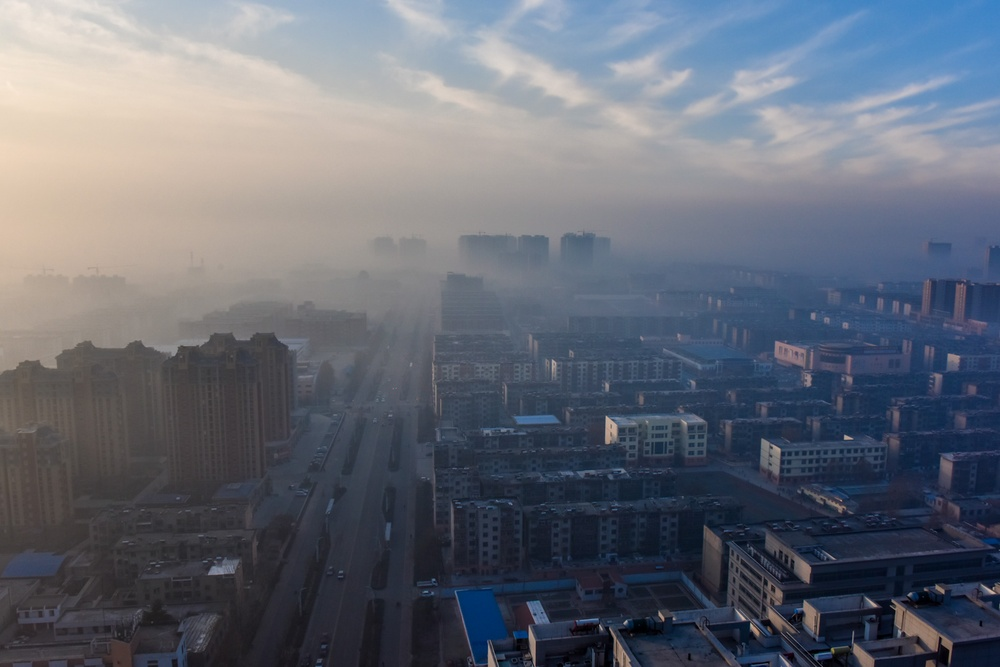
%> input picture Exp3 暗通道先验去雾/21312274 应一凡 图像处理实验三/fog/fog3.jpg, 1000 x 667 px, shrunk from 1620 x 1080 before the run
$ octave second.m   (GNU Octave 9; MATLAB toolbox functions it lacks are replaced by stand-ins)
%> lines starting %> are read from the running program, lines starting %| are printed output that depends on the picture
clc;clear;close all;

%实验二:图像增强技术
image_folder=fullfile(pwd,'fog');
img=imread(strcat(image_folder,'\fog3.jpg'));
%> img is the input picture: size 667x1000x3 uint8; mean R, G, B 101.8, 106.7, 117.9
img_g=rgb2gray(img); %灰度化
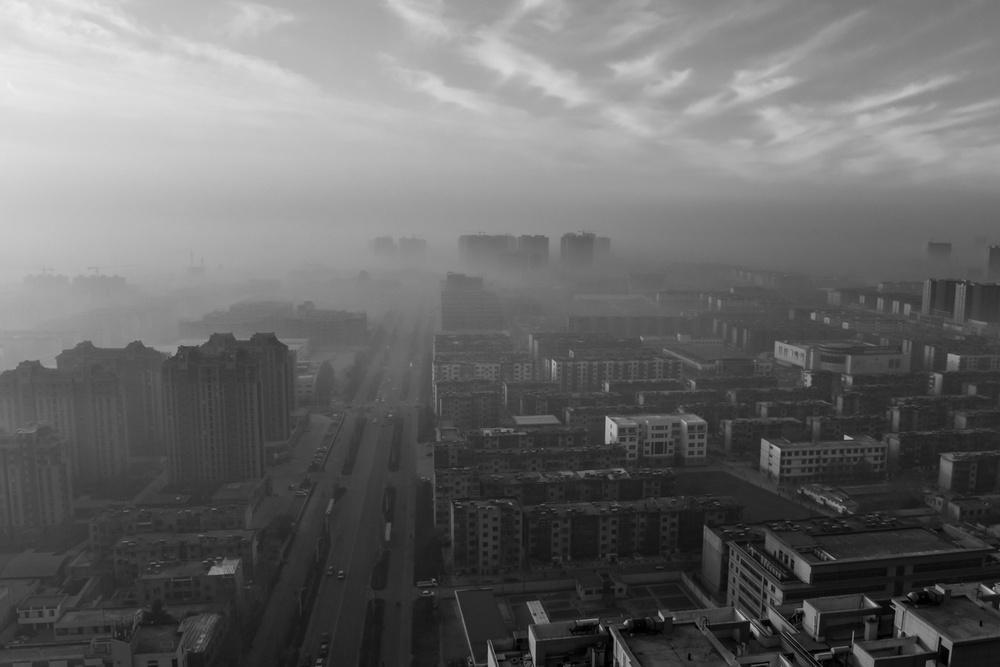
%> img_g: size 667x1000 uint8; min 0, max 238, mean 106.5
%imshow(img_g);
%% 直方图均衡化
img1=histeq(img_g);
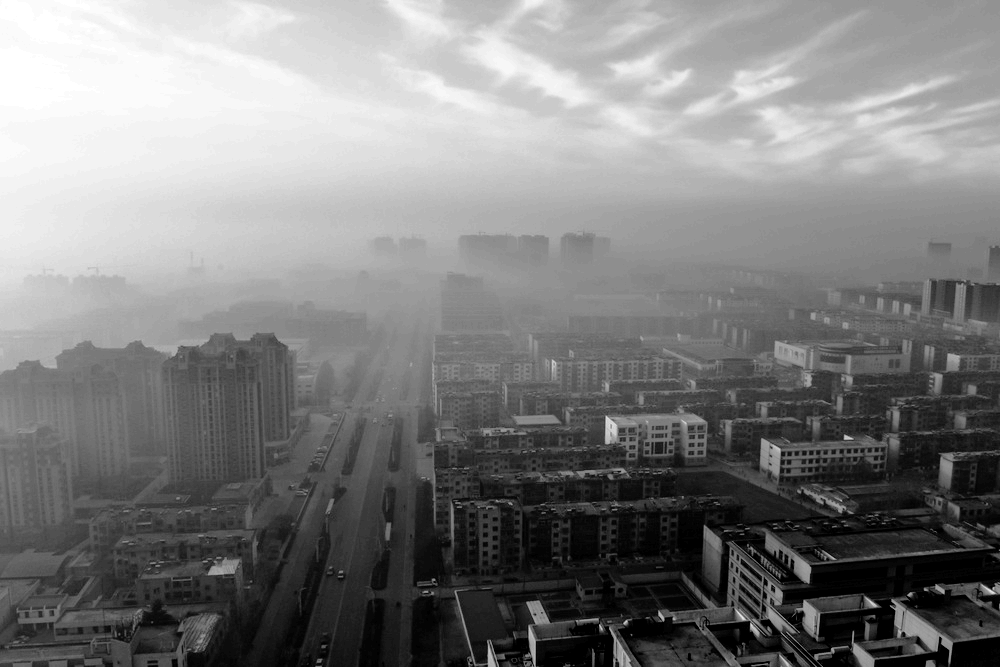
%> img1: size 667x1000 uint8; min 0, max 255, mean 126.3
figure();
imshow([img_g,img1]);
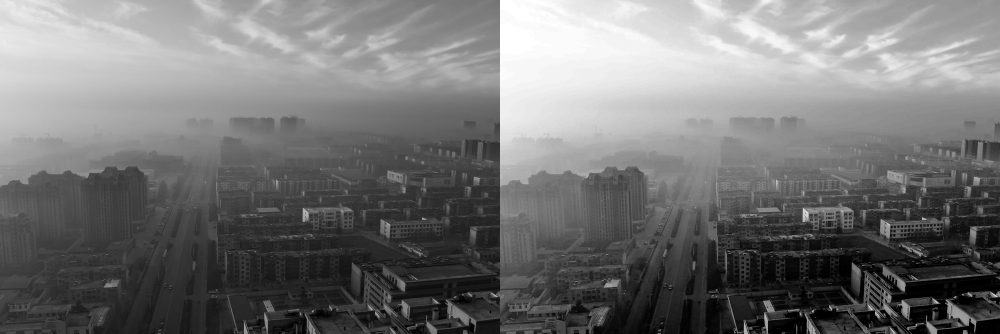
%> displayed picture: size 667x2000, on the screen's scale of 0 to 255 (shown at 1/2 size); min 0, max 255, mean 116.4
title('左：原图  右：直方图均衡化后的图');
%% 均值滤波
img2=imfilter(img_g,fspecial('average'),'replicate','same');
img3=imfilter(img_g,fspecial('average',1),'replicate','same');
img4=imfilter(img_g,fspecial('average',20),'replicate','same');
figure();
subplot(2,2,1);imshow(img_g);title("原图");
subplot(2,2,2);imshow(img2);title("均值滤波，hsize=[3,3]");
subplot(2,2,3);imshow(img3);title("均值滤波，hsize=[1,1]");
subplot(2,2,4);imshow(img4);title("均值滤波，hsize=[20,20]");
%% 高斯滤波
img5=imfilter(img_g,fspecial('gaussian',3,0.5),'replicate','same');
img6=imfilter(img_g,fspecial('gaussian',1,0.5),'replicate','same');
img7=imfilter(img_g,fspecial('gaussian',20,0.5),'replicate','same');
figure();
subplot(2,2,1);imshow(img_g);title("原图");
subplot(2,2,2);imshow(img5);title("高斯滤波，hsize=[3,3]");
subplot(2,2,3);imshow(img6);title("高斯滤波，hsize=[1,1]");
subplot(2,2,4);imshow(img7);title("高斯滤波，hsize=[20,20]");
%% 中值滤波
img8=medfilt2(img_g,[3,3]);
img9=medfilt2(img_g,[1,1]);
img10=medfilt2(img_g,[20,20]);
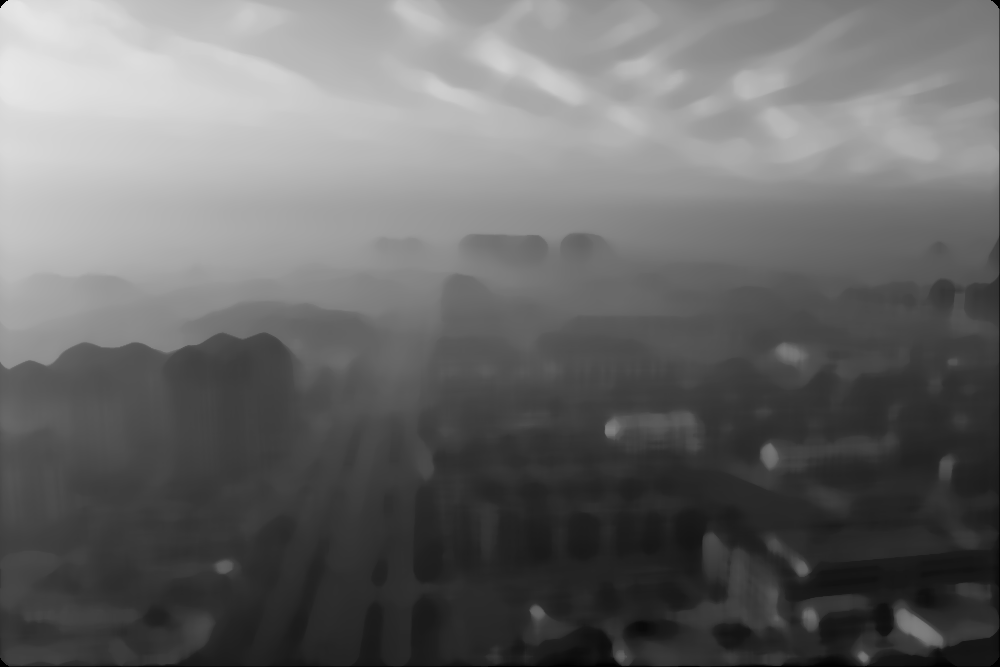
%> img10: size 667x1000 uint8; min 0, max 230, mean 105.3
figure();
subplot(2,2,1);imshow(img_g);title("原图");
subplot(2,2,2);imshow(img8);title("中值滤波，hsize=[3,3]");
subplot(2,2,3);imshow(img9);title("中值滤波，hsize=[1,1]");
subplot(2,2,4);imshow(img10);title("中值滤波，hsize=[20,20]");

$ run again, with Exp3 暗通道先验去雾/21312274 应一凡 图像处理实验三/fog/fog2.jpg copied over Exp3 暗通道先验去雾/21312274 应一凡 图像处理实验三/fog/fog3.jpg
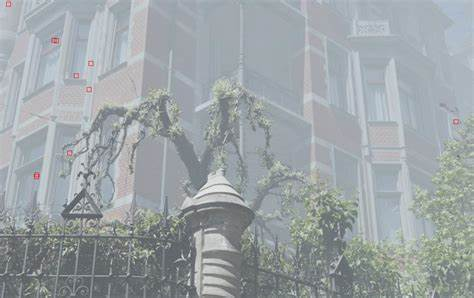
%> input picture Exp3 暗通道先验去雾/21312274 应一凡 图像处理实验三/fog/fog2.jpg, 474 x 298 px
%> img is the input picture: size 298x474x3 uint8; mean R, G, B 156.5, 163.2, 166.2
%> `imshow([img_g,img1]);`:
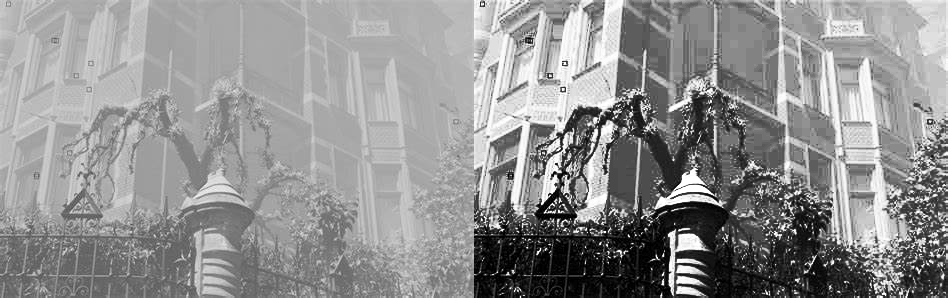
%> displayed picture: size 298x948, on the screen's scale of 0 to 255; min 0, max 255, mean 144.6
%> `img7=imfilter(img_g,fspecial('gaussian',20,0.5),'replicate','same');`:
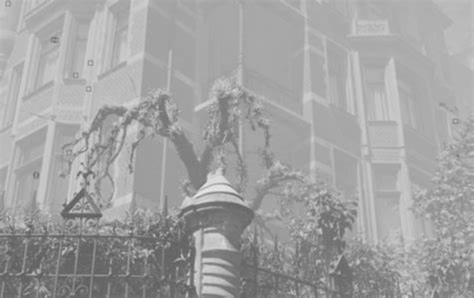
%> img7: size 298x474 uint8; min 87, max 234, mean 161.5
